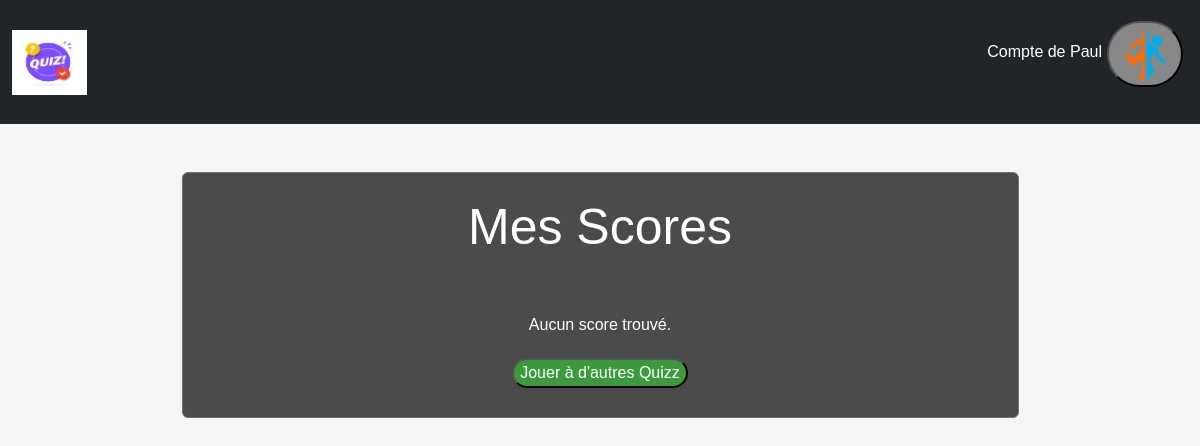
The app's page /score.php (signed in), older data.
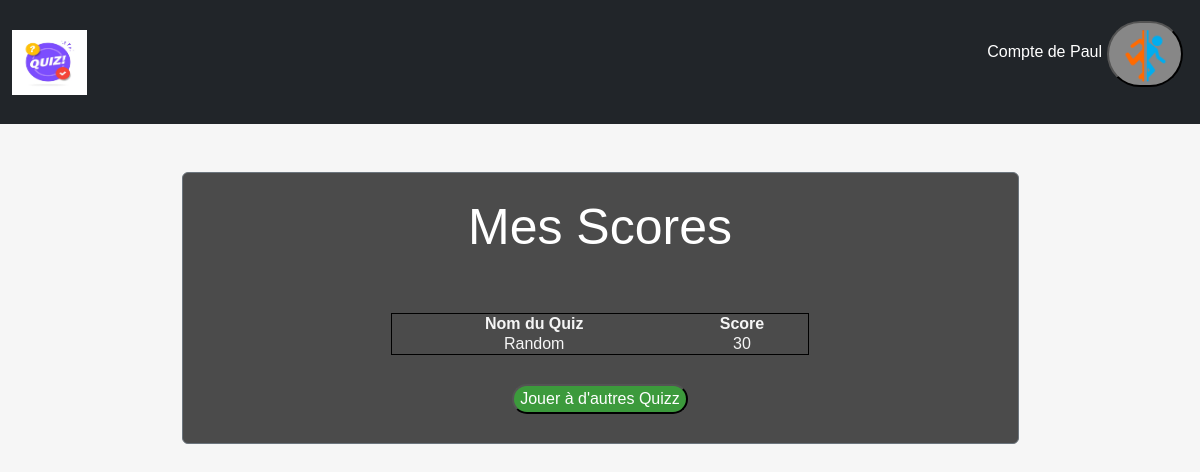
The same page, newer data.
### tables this page shows
CREATE TABLE IF NOT EXISTS `user_quizz` (
  `id_test` int NOT NULL,
  `id_quizz` int NOT NULL,
  `score` varchar(100) NOT NULL,
  KEY `id_quizz` (`id_quizz`),
  KEY `id_test` (`id_test`)
);

CREATE TABLE IF NOT EXISTS `quizzes` (
  `id_quizz` int NOT NULL AUTO_INCREMENT,
  `id_test` int NOT NULL,
  `titre` varchar(100) NOT NULL,
  `difficulte` int NOT NULL,
  `date_creation` date NOT NULL,
  PRIMARY KEY (`id_quizz`),
  KEY `id_quizzer` (`id_test`)
);

### score.php (the view, shortened to what this page needs)
<?php
$connect_bdd = mysqli_connect("127.0.0.1", "root", "", "quizzeo");
$id_test = $_SESSION['id_test'];
$sql = "SELECT quizzes.titre AS nom_quiz, user_quizz.score FROM user_quizz
        INNER JOIN quizzes ON user_quizz.id_quizz = quizzes.id_quizz
        WHERE user_quizz.id_test = $id_test";
$resultat = mysqli_query($connect_bdd, $sql);
?>
<html>
<head>
    <link href="https://cdn.jsdelivr.net/npm/bootstrap@5.3.0/dist/css/bootstrap.min.css" rel="stylesheet">
    <link rel="stylesheet" href="connectE.css">
</head>
<body>
    <nav class="navbar navbar-expand navbar-dark bg-dark">
            <div class="container-fluid">
                <a href="index.php"><img class="navbar-brand" src="img/logo-quiz-symboles-bulle-dialogue-concept-spectacle-questionnaire-chante-bouton-quiz-concours-questions-examen-embleme-moderne-interview_180786-72.avif" width="75" height="75" class="d-inline-block align-center" alt="Erreur"></a>
                <div class="navbar" id="navbarNav">
                    <ul class="navbar-nav  ">
                        <div class="inscri">
                            <li class="nav-item">
                                <br><p class="bonjour">Compte de <span><?php echo ucfirst($_SESSION["pseudo"]); ?></span></p>
                            </li>
                        </div>
                        <div class="form-inline">
                            <li class="nav-item">
                            <form action="" method="post">
                                    <div class="tamere"><button class="deco"><img src="img\portal.png"width="60px" height="60px" class="d-inline-block align-center" alt=""></button></div>
                                </form>
                            </li>
                        </div>
                    </ul>
                </div>
            </div>
        </nav>
        <br><br>
        <div class="container">
            <div class="border border-secondary w-75 mx-auto bidoop rounded ">
                <br>
                <h1>Mes Scores</h1><br><br>
                <?php
                    if (mysqli_num_rows($resultat) > 0) {
                ?>
                <div class="tableau">
                    <table>
                        <tr>
                            <th>Nom du Quiz </th>
                            <th>Score</th>
                        </tr>
                        <?php
                            while ($row = mysqli_fetch_assoc($resultat)) {
                                echo "<tr>";
                                echo "<td>" . $row['nom_quiz'] . "</td>";
                                echo "<td>" . $row['score'] . "</td>";
                                echo "</tr>";
                            }
                        ?>
                    </table>
                </div><br>
                <?php
                    } else {
                        echo "<p>Aucun score trouvé.</p>";
                    }
                ?>
                <a href=
                    "<?php
                        if ($_SESSION["role"] === "quizzer") {
                            echo "quizzer.php";
                        } elseif ($_SESSION["role"] === "admin") {
                            echo "admin.php";
                        } else {
                            echo "user.php";
                        }
                    ?>">
                    <button>Jouer à d'autres Quizz</button><br><br>
                </a>
            </div>
        </div>
</body>
</html>

Row changes from the older to the newer data that the page shows:
added user_quizz: id_quizz.titre "Random", score "30"
Text that changed along with them:
text no longer shown: "Aucun score trouvé."
text now shown: "Nom du Quiz Score"
